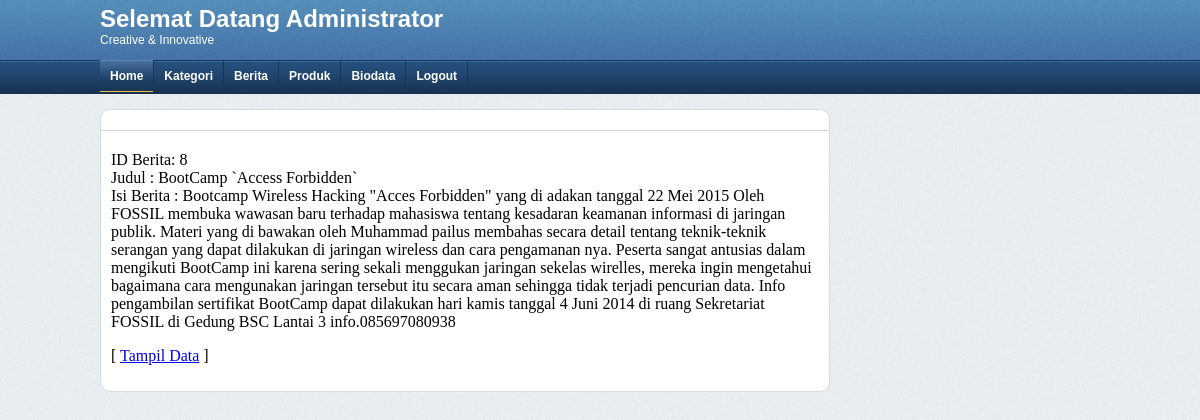
The page /admin_theme/index.php?page=detail_berita&id=8 (signed in) on the database its author committed.
### tables this page shows
CREATE TABLE IF NOT EXISTS `berita` (
`id_berita` int(5) NOT NULL,
  `id_kategori` int(5) NOT NULL,
  `judul` varchar(100) NOT NULL,
  `isi_berita` text NOT NULL,
  `gambar` varchar(100) NOT NULL,
  `hari` varchar(20) NOT NULL,
  `tanggal` date NOT NULL,
  `jam` time NOT NULL,
  `counter` int(5) NOT NULL DEFAULT '1'
);

### admin_theme/detail_berita.php (the view)
<?php
$sql   = "SELECT * FROM berita WHERE id_berita = ".$_GET['id'];
$hasil = mysql_query($sql) or exit("Error query : <b>".$sql."</b>.");
$data  = mysql_fetch_assoc($hasil);
echo "ID Berita: ".$data['id_berita'];
echo "<br />";
echo "Judul : ".$data['judul'];
echo "<br />";
echo "Isi Berita : ".$data['isi_berita'];
?>
 <p>[ <a href="index.php?page=tampil_berita">Tampil Data</a> ] </p>

### admin_theme/asset/css/style.css (style rules this page uses)
body { padding:0px; margin:0px; text-decoration:none; background-image: url(../images/bg_body.png); background-repeat: repeat; }

### rows shown on the page
berita: id_berita "8", judul "BootCamp `Access Forbidden`", isi_berita "Bootcamp Wireless Hacking \"Acces Forbidden\" yang di adakan tanggal 22 Mei 2015 Oleh FOSSIL membuka wawasan baru terhadap mahasiswa tentang kesadaran keamanan informasi di jaringan publik. Materi yang di bawakan oleh Muhammad pailus membahas secara detail tentang teknik-teknik serangan yang dapat dilakukan di jaringan wireless dan cara pengamanan nya. Peserta sangat antusias dalam mengikuti BootCamp ini karena sering sekali menggukan jaringan sekelas wirelles, mereka ingin mengetahui bagaimana cara mengunakan jaringan tersebut itu secara aman sehingga tidak terjadi pencurian data. Info pengambilan sertifikat BootCamp dapat dilakukan hari kamis tanggal 4 Juni 2014 di ruang Sekretariat FOSSIL…"
